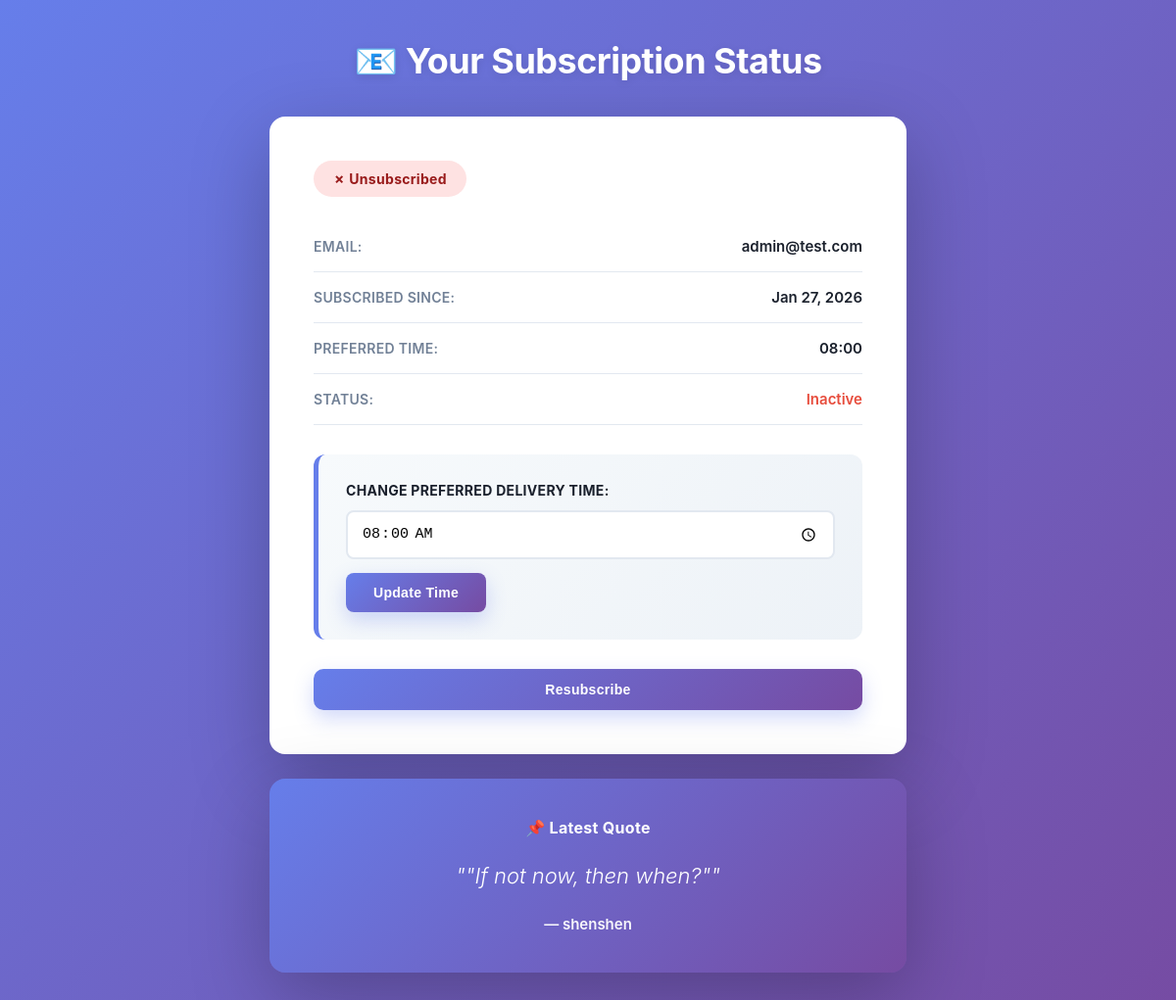
The page /quotes/status/ (signed in) on the database its author committed.
### motivational_quotes/models.py (models this page shows, shortened)
class Subscription(models.Model):
    user = models.OneToOneField(User, on_delete=models.CASCADE, related_name='quote_subscription')
    email = models.EmailField()
    is_active = models.BooleanField(default=True)
    subscribed_at = models.DateTimeField(auto_now_add=True)
    unsubscribed_at = models.DateTimeField(null=True, blank=True)
    preferred_time = models.TimeField(
        default='08:00',
        help_text="Preferred time to receive quotes (HH:MM format)"
    )
    class Meta:
        verbose_name_plural = "Subscriptions"

class Quote(models.Model):
    text = models.TextField(help_text="The quote text")
    author = models.CharField(max_length=255, blank=True, help_text="Author of the quote")
    category = models.CharField(
        max_length=50,
        choices=[
            ('motivation', 'Motivation'),
            ('success', 'Success'),
            ('perseverance', 'Perseverance'),
            ('courage', 'Courage'),
            ('inspiration', 'Inspiration'),
            ('growth', 'Growth'),
            ('wisdom', 'Wisdom'),
        ],
        default='motivation'
    )
    created_at = models.DateTimeField(auto_now_add=True)
    updated_at = models.DateTimeField(auto_now=True)
    is_active = models.BooleanField(default=True, help_text="Include in daily send")
    class Meta:
        ordering = ['-created_at']
        verbose_name_plural = "Quotes"

### motivational_quotes/views.py (the view)
# urls.py: path('status/', views.subscription_status, name='quote_subscription_status'),
@login_required
def subscription_status(request):
    try:
        subscription = Subscription.objects.get(user=request.user)
    except Subscription.DoesNotExist:
        subscription = None
    context = {
        'subscription': subscription,
        'latest_quote': Quote.objects.filter(is_active=True).first(),
    }
    return render(request, 'motivational_quotes/status.html', context)

### motivational_quotes/templates/motivational_quotes/status.html (shortened to what this page needs)
<!DOCTYPE html>
<html lang="en">
<head>
</head>
<body>
    <div class="container">
        <h1>📧 Your Subscription Status</h1>
        {% if subscription %}
            <div class="card">
                {% if subscription.is_active %}
                    <span class="status-badge active">✓ You're Subscribed!</span>
                {% else %}
                    <span class="status-badge inactive">✗ Unsubscribed</span>
                {% endif %}
                <div class="info-row">
                    <span class="info-label">Email:</span>
                    <span class="info-value">{{ subscription.email }}</span>
                </div>
                <div class="info-row">
                    <span class="info-label">Subscribed Since:</span>
                    <span class="info-value">{{ subscription.subscribed_at|date:"M d, Y" }}</span>
                </div>
                <div class="info-row">
                    <span class="info-label">Preferred Time:</span>
                    <span class="info-value">{{ subscription.preferred_time|time:"H:i" }}</span>
                </div>
                <div class="info-row">
                    <span class="info-label">Status:</span>
                    <span class="info-value">
                        {% if subscription.is_active %}
                            <span style="color: #27ae60;">Active</span>
                        {% else %}
                            <span style="color: #e74c3c;">Inactive</span>
                        {% endif %}
                    </span>
                </div>
                <div class="time-picker">
                    <form method="POST" action="{% url 'update_quote_time' %}">
                        <label for="preferred_time">Change Preferred Delivery Time:</label>
                        <input type="time" id="preferred_time" name="preferred_time" value="{{ subscription.preferred_time|time:'H:i' }}" required>
                        <button type="submit">Update Time</button>
                    </form>
                </div>
                <div class="buttons">
                    {% if subscription.is_active %}
                        <a href="{% url 'unsubscribe_quotes' %}" class="btn btn-danger">Unsubscribe</a>
                    {% else %}
                        <form method="POST" action="{% url 'subscribe_quotes' %}" style="width: 100%;">
                            <button type="submit" class="btn btn-primary" style="width: 100%;">Resubscribe</button>
                        </form>
                    {% endif %}
                </div>
            </div>
            {% if latest_quote %}
                <div class="quote-section">
                    <h3>📌 Latest Quote</h3>
                    <div class="quote-text">
                        "{{ latest_quote.text }}"
                    </div>
                    <div class="quote-author">
                        — {{ latest_quote.author }}
                    </div>
                </div>
            {% endif %}
        {% endif %}
    </div>
</body>
</html>

### motivational_quotes/templates/motivational_quotes/status.html (style rules this page uses)
* { margin: 0; padding: 0; box-sizing: border-box; }
body { font-family: 'Inter', 'Segoe UI', Tahoma, Geneva, Verdana, sans-serif; background: linear-gradient(135deg, #667eea 0%, #764ba2 100%); padding: 40px 20px; min-height: 100vh; }
.container { max-width: 650px; margin: 0 auto; }
h1 { color: white; margin-bottom: 35px; text-align: center; font-size: 36px; font-weight: 700; letter-spacing: -0.5px; text-shadow: 0 2px 10px rgba(0, 0, 0, 0.1); }
.card { background: white; border-radius: 16px; box-shadow: 0 25px 80px rgba(0, 0, 0, 0.25); padding: 45px; margin-bottom: 25px; animation: slideUp 0.5s ease-out; }
.status-badge { display: inline-block; padding: 10px 20px; border-radius: 20px; font-weight: 700; margin-bottom: 25px; font-size: 14px; letter-spacing: 0.3px; }
.status-badge.inactive { background: #fee2e2; color: #991b1b; }
.info-row { display: flex; justify-content: space-between; align-items: center; padding: 16px 0; border-bottom: 1px solid #e2e8f0; }
.info-label { color: #718096; font-weight: 600; font-size: 14px; letter-spacing: 0.3px; text-transform: uppercase; }
.info-value { color: #1a202c; font-weight: 600; font-size: 15px; }
.buttons { display: flex; gap: 12px; margin-top: 30px; flex-wrap: wrap; }
.btn { padding: 13px 28px; border: none; border-radius: 10px; font-size: 14px; font-weight: 700; cursor: pointer; text-decoration: none; display: inline-block; transition: all 0.3s ease; letter-spacing: 0.3px; position: relative; overflow: hidden; }
.btn::before { content: ''; position: absolute; top: 0; left: -100%; width: 100%; height: 100%; background: rgba(255, 255, 255, 0.2); transition: left 0.3s ease; z-index: -1; }
.btn-primary { background: linear-gradient(135deg, #667eea 0%, #764ba2 100%); color: white; box-shadow: 0 8px 20px rgba(102, 126, 234, 0.3); }
.time-picker { margin-top: 30px; padding: 28px; background: linear-gradient(135deg, #f7fafc 0%, #edf2f7 100%); border-radius: 12px; border-left: 5px solid #667eea; }
.time-picker label { display: block; margin-bottom: 12px; color: #1a202c; font-weight: 700; font-size: 14px; letter-spacing: 0.3px; text-transform: uppercase; }
.time-picker input { padding: 12px 14px; border: 2px solid #e2e8f0; border-radius: 8px; font-size: 15px; background: white; transition: all 0.3s ease; width: 100%; }
.time-picker button { margin-top: 14px; padding: 12px 28px; background: linear-gradient(135deg, #667eea 0%, #764ba2 100%); color: white; border: none; border-radius: 8px; cursor: pointer; font-weight: 700; font-size: 14px; transition: all 0.3s ease; box-shadow: 0 8px 20px rgba(102, 126, 234, 0.3); letter-spacing: 0.3px; }
.quote-section { background: linear-gradient(135deg, #667eea 0%, #764ba2 100%); color: white; padding: 40px; border-radius: 16px; margin-bottom: 25px; text-align: center; box-shadow: 0 25px 80px rgba(0, 0, 0, 0.25); transition: all 0.3s ease; }
.quote-section h3 { font-size: 16px; margin-bottom: 20px; font-weight: 700; letter-spacing: 0.3px; }
.quote-text { font-size: 22px; font-style: italic; margin-bottom: 20px; line-height: 1.8; font-weight: 300; }
.quote-author { font-size: 15px; opacity: 0.95; font-weight: 600; }

### rows shown on the page
Subscription: email "admin@test.com", subscribed_at "Jan 27, 2026", preferred_time "08:00"
Quote: text "\"If not now, then when?\"", author "shenshen"
